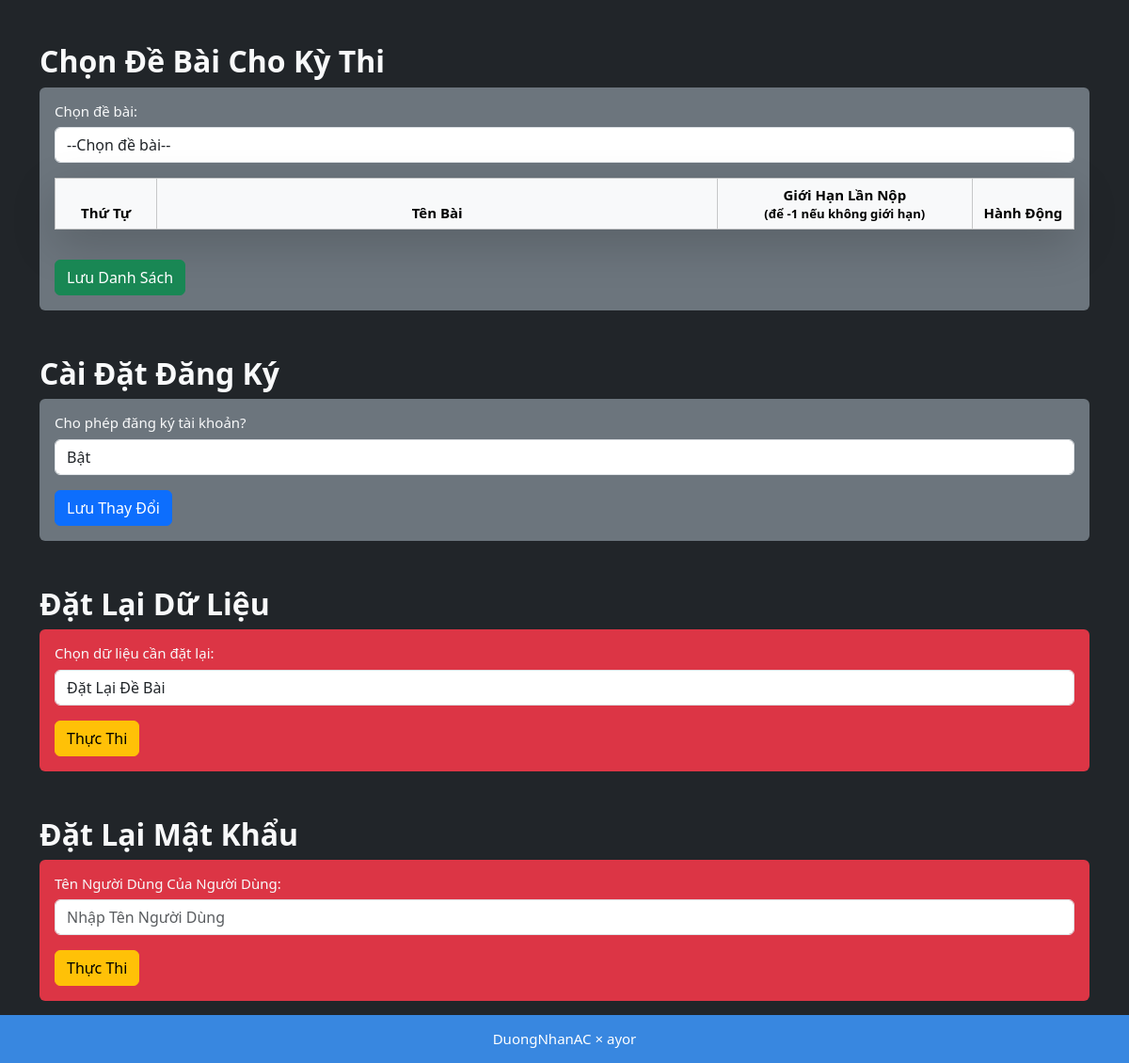
/admin_dashboard.php (signed in, lower part), run on an earlier commit of the app's database.
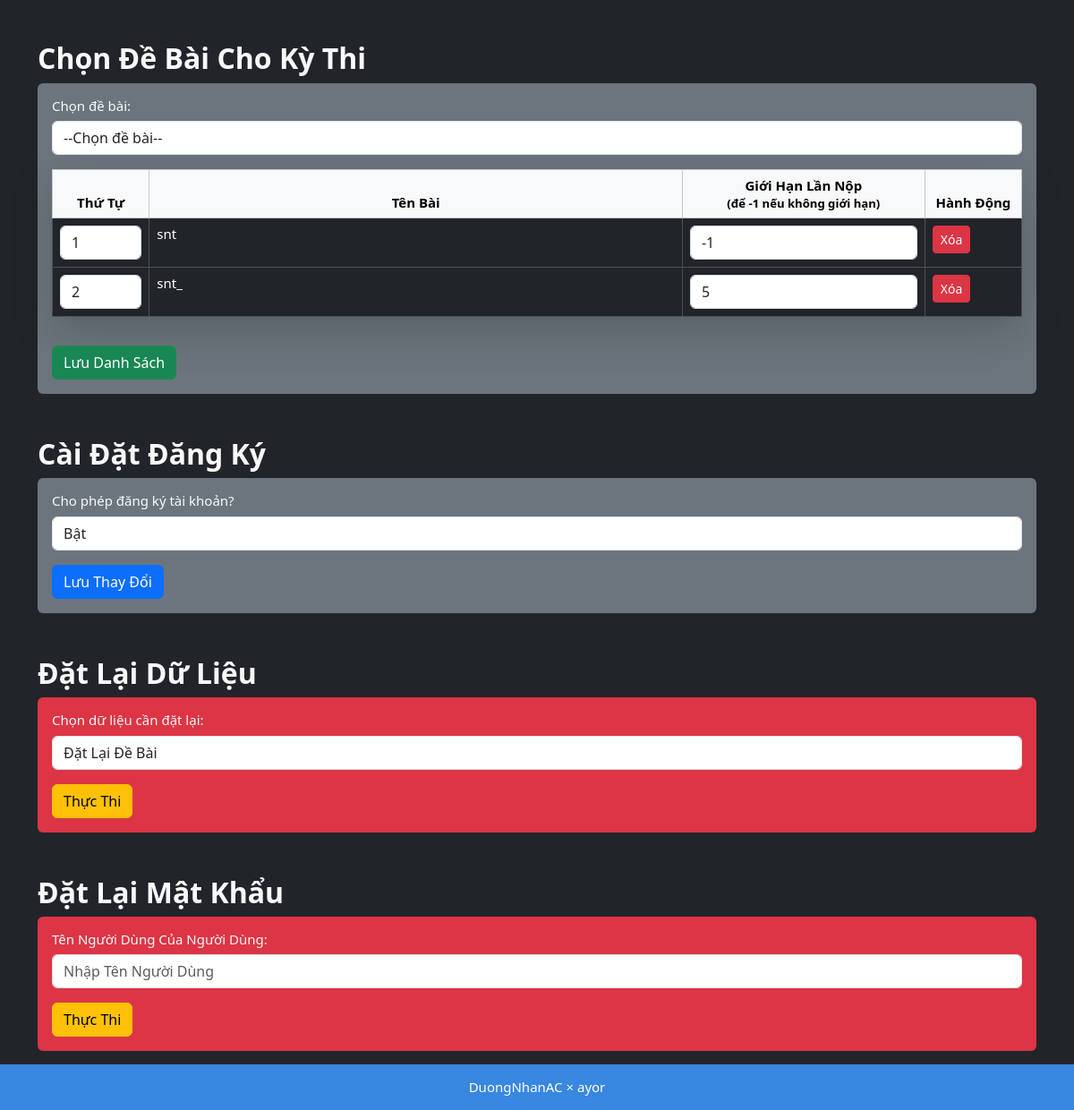
And on a later commit of the database.
### tables this page shows
CREATE TABLE IF NOT EXISTS `problems` (
  `id` int(11) NOT NULL AUTO_INCREMENT,
  `name` varchar(255) NOT NULL,
  `total_score` int(11) NOT NULL,
  `time_limit` float NOT NULL,
  `memory_limit` int(11) NOT NULL,
  `description` longtext NOT NULL,
  `order_id` int(11) DEFAULT -1,
  `submissions_limit` int(11) DEFAULT -1,
  PRIMARY KEY (`id`),
  UNIQUE KEY `name` (`name`)
);

### admin_dashboard.php (the view, shortened to what this page needs)
<?php
require 'config.php';
$stmt = $pdo->query("SELECT * FROM contest_settings LIMIT 1");
$contest = $stmt->fetch();
$stmt = $pdo->query("SELECT * FROM problems ORDER BY order_id ASC");
$problems = $stmt->fetchAll();
$stmt = $pdo->query("SELECT * FROM problems");
$problems = $stmt->fetchAll();
?>
<!DOCTYPE html>
<html lang="vi">
<head>
    <link href="assets/css/prism.css" rel="stylesheet">
    <link rel="stylesheet" href="assets/css/bootstrap.min.css">
    <link rel="stylesheet" href="assets/css/bootstrap-icons.css">
    <link rel="stylesheet" href="assets/css/styles.css">
</head>
<body class="bg-dark text-light">
    <div class="container mt-5" style="margin-bottom:15px;">
        <h2 class="mt-5">Chọn Đề Bài Cho Kỳ Thi</h2>
        <form method="POST" class="bg-secondary p-3 rounded">
            <label class="form-label">Chọn đề bài:</label>
            <select id="problem-select" class="form-control mb-3">
                <option value="">--Chọn đề bài--</option>
            </select>
            <table class="table table-dark table-bordered table-hover rounded-3 shadow-lg">
                <thead class="table-light text-dark text-center">
                    <tr>
                        <th style="width:10%">Thứ Tự</th>
                        <th>Tên Bài</th>
                        <th style="width:25%">Giới Hạn Lần Nộp<br /><small>(để -1 nếu không giới hạn)</small></th>
                        <th style="width:10%">Hành Động</th>
                    </tr>
                </thead>
                <tbody id="problems-table">
                    <?php
                    $totalProblems = count($problems);
                    foreach ($problems as $problem):
                        if ($problem['order_id'] != -1):
                            $problemId = (int) $problem['id'];
                            $orderId = (int) $problem['order_id'];
                            $problemName = htmlspecialchars($problem['name']);
                            $submissionLimit = (int) $problem['submissions_limit'];
                    ?>
                        <tr data-id="<?= $problemId ?>">
                            <td>
                                <input type="number" name="order_id[]" value="<?= $orderId ?>"
                                    class="form-control" required
                                    min="1" max="<?= $totalProblems ?>">
                            </td>
                            <td><?= $problemName ?></td>
                            <td>
                                <input type="number" name="submission_limit[]" value="<?= $submissionLimit ?>"
                                    class="form-control" required
                                    min="-1" max="99">
                            </td>
                            <td>
                                <button type="button" class="btn btn-danger btn-sm remove-problem">Xóa</button>
                            </td>
                        </tr>
                    <?php endif; endforeach; ?>
                </tbody>
            </table>
            <button type="submit" name="save_problems" class="btn btn-success mt-3">Lưu Danh Sách</button>
        </form>
        <h2 class="mt-5">Cài Đặt Đăng Ký</h2>
        <form method="POST" class="bg-secondary p-3 rounded">
            <label class="form-label">Cho phép đăng ký tài khoản?</label>
            <select name="allow_registration" class="form-control mb-3">
                <option value="1" <?= ($contest['allow_registration'] == 1) ? 'selected' : '' ?>>Bật</option>
            </select>
            <button type="submit" name="update_registration" class="btn btn-primary">Lưu Thay Đổi</button>
        </form>
        <h2 class="mt-5">Đặt Lại Dữ Liệu</h2>
        <form method="POST" class="bg-danger p-3 rounded">
            <label class="form-label">Chọn dữ liệu cần đặt lại:</label>
            <select name="reset_option" class="form-control mb-3">
                <option value="problems">Đặt Lại Đề Bài</option>
            </select>
            <button type="submit" name="reset" class="btn btn-warning">Thực Thi</button>
        </form>
        <h2 class="mt-5">Đặt Lại Mật Khẩu</h2>
        <form method="POST" class="bg-danger p-3 rounded">
            <label class="form-label">Tên Người Dùng Của Người Dùng:</label>
            <input type="text" name="username" class="form-control mb-3" placeholder="Nhập Tên Người Dùng">
            <button type="submit" name="resetstudentpassword" class="btn btn-warning">Thực Thi</button>
        </form>
    </div>
</body>
<footer>
    <div class="text-center mt-3">
        <p>DuongNhanAC × ayor</p>
    </div>
</footer>
</html>

What changed in the data, as far as the page shows it:
now on this page (row edited): problems: order "1", name "snt", submissions_limit "-1"
now on this page (row edited): problems: order "2", name "snt_", submissions_limit "5"
